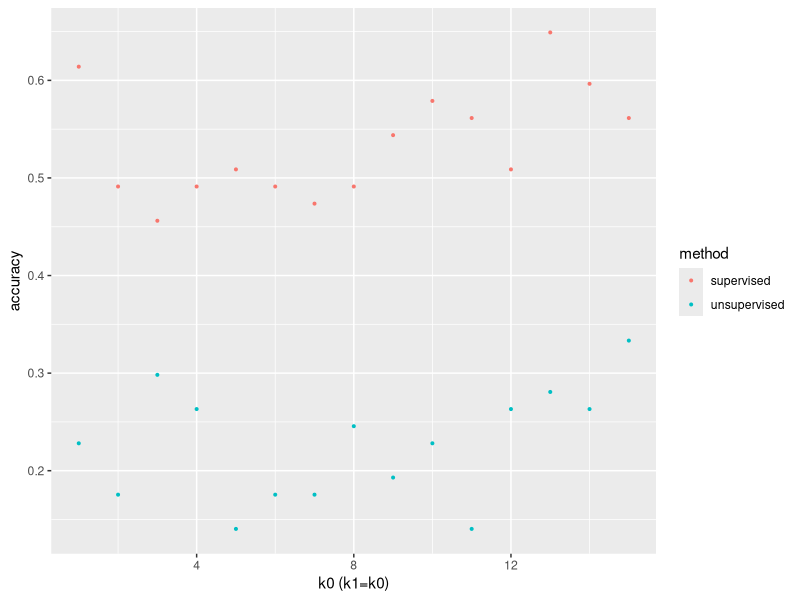
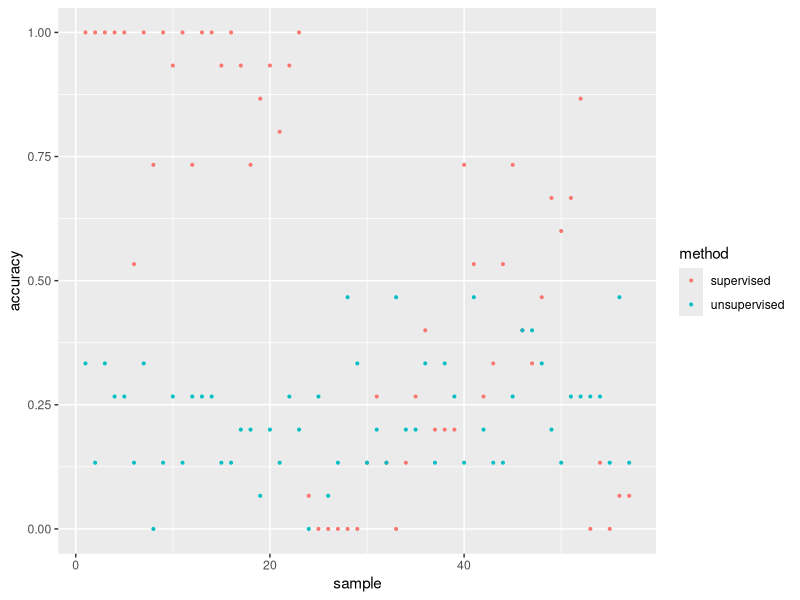
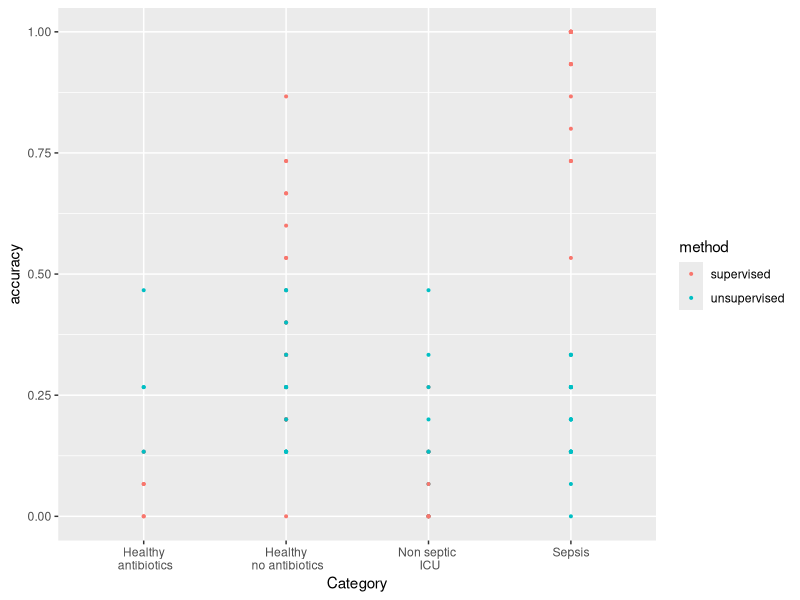

These charts were generated, in order, by the following R code:
## ---- chunk 1
knitr::opts_chunk$set(echo = TRUE)
## ---- chunk 2
library(tidyverse)
library(ggplot2)
dat = read.csv("../data/cleaned_data.csv")

## ---- chunk 3
accuracy = read.csv("./accuracy/accuracy.csv")
accuracy %>%
  pivot_longer(supervised:unsupervised, names_to = "method", values_to = "accuracy") %>%
  ggplot(aes(x = number_of_topic,y = accuracy, color = method)) +
  geom_point(size=0.7) +
  labs(x="k0 (k1=k0)")
## ---- chunk 4
accuracy = read.csv("./accuracy/accuracy_per_patient.csv")
cati = c("Sepsis", "Non septic \n ICU", "Healthy\n no antibiotics", "Healthy\n antibiotics")
for(i in 1:57){
  ind = accuracy$no[i]
  clas = dat$Category[ind]
  accuracy$label[i]=cati[clas+1]
}
accuracy %>%
  pivot_longer(supervised:unsupervised, names_to = "method", values_to = "accuracy") %>%
  ggplot(aes(x = no,y = accuracy, color = method)) +
  geom_point(size=0.7) +
  labs(x="sample") 
accuracy %>%
  pivot_longer(supervised:unsupervised, names_to = "method", values_to = "accuracy") %>%
 # ggplot(aes(x = no,y = accuracy, color = method)) +
 ggplot(aes(x = label,y = accuracy, color = method)) +
  geom_point(size=0.7) +
  labs(x="Category")

## ---- chunk 5
prediction = read.csv("./accuracy/prediction.csv")
prediction$true = factor(prediction$true , levels=c(0,1,2,3), labels = c("Sepsis", "Non septic ICU", "Healthy no antibiotics", "Healthy antibiotics"))
#prediction$prediction = factor(prediction$prediction , levels=c(0,1,2,3), labels = c("Sepsis", "Non septic ICU", "Healthy no antibiotics", "Healthy antibiotics"))
table(prediction$true,prediction$prediction)

for (i in 1:15){
  print(i)
  d1 = prediction %>% filter(k0==i)
  print(table(d1$true,d1$prediction))
}
